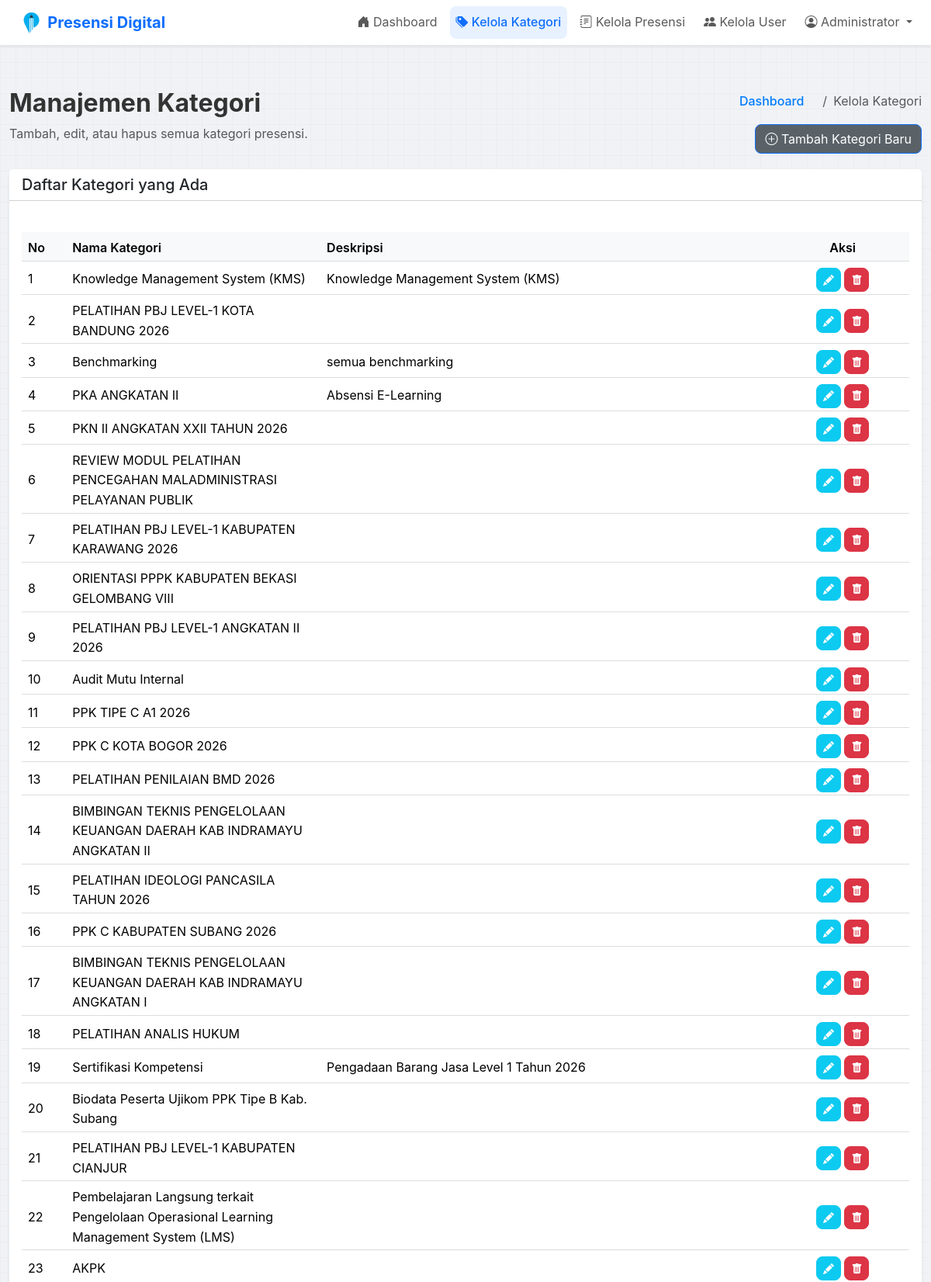
Screenshot of /kelola_kategori.php (signed in, upper part) with the database file from the repository.
### tables this page shows
CREATE TABLE `kategori` (
  `id` int NOT NULL AUTO_INCREMENT,
  `user_id` int NOT NULL,
  `nama_kategori` varchar(255) NOT NULL,
  `deskripsi` text,
  `created_at` timestamp NOT NULL DEFAULT CURRENT_TIMESTAMP,
  PRIMARY KEY (`id`),
  KEY `user_id` (`user_id`),
  CONSTRAINT `kategori_ibfk_1` FOREIGN KEY (`user_id`) REFERENCES `users` (`id`) ON DELETE CASCADE
);

### kelola_kategori.php (the view, shortened to what this page needs)
<?php
require_once 'config.php';
$user_id_session = $_SESSION['user_id'];
$user_role_session = $_SESSION['role'];
include 'header.php';
?>
<div class="d-flex justify-content-between align-items-center mb-3">
    <div>
        <h1 class="h2 fw-bold">Manajemen Kategori</h1>
        <p class="text-muted">Tambah, edit, atau hapus semua kategori presensi.</p>
    </div>
    <div>
        <nav style="--bs-breadcrumb-divider: '/';" aria-label="breadcrumb">
            <ol class="breadcrumb"><li class="breadcrumb-item"><a href="index.php">Dashboard</a></li><li class="breadcrumb-item active" aria-current="page">Kelola Kategori</li></ol>
        </nav>
        <button type="button" class="btn btn-primary float-end" data-bs-toggle="modal" data-bs-target="#kategoriModal">
            <i class="bi bi-plus-circle"></i> Tambah Kategori Baru
        </button>
    </div>
</div>
<div class="card shadow-sm">
    <div class="card-header bg-white">
        <h5 class="mb-0">Daftar Kategori yang Ada</h5>
    </div>
    <div class="card-body">
        <div class="table-responsive">
            <table class="table table-hover table-rapat align-middle">
                <thead class="table-light">
                    <tr>
                        <th style="width: 5%;">No</th>
                        <th>Nama Kategori</th>
                        <th>Deskripsi</th>
                        <th class="text-center" style="width: 15%;">Aksi</th>
                    </tr>
                </thead>
                <tbody>
                    <?php
                    $no = 1;
                    if ($user_role_session == 'admin') {
                        $sql = "SELECT * FROM kategori ORDER BY id DESC";
                        $stmt = $conn->prepare($sql);
                    } else {
                        $sql = "SELECT * FROM kategori WHERE user_id = ? ORDER BY id DESC";
                        $stmt = $conn->prepare($sql);
                        $stmt->bind_param("i", $user_id_session);
                    }
                    $stmt->execute();
                    $result = $stmt->get_result();
                    while ($row = $result->fetch_assoc()):
                    ?>
                    <tr>
                        <td><?php echo $no++; ?></td>
                        <td><?php echo htmlspecialchars($row['nama_kategori']); ?></td>
                        <td><?php echo htmlspecialchars($row['deskripsi']); ?></td>
                        <td class="text-center">
                            <a href="kelola_kategori.php?edit=<?php echo $row['id']; ?>" class="btn btn-info btn-sm text-white" title="Edit"><i class="bi bi-pencil-fill"></i></a>
                            <a href="kelola_kategori.php?hapus=<?php echo $row['id']; ?>" class="btn btn-danger btn-sm" onclick="return confirm('Yakin ingin menghapus kategori ini?')" title="Hapus"><i class="bi bi-trash-fill"></i></a>
                        </td>
                    </tr>
                    <?php endwhile; $stmt->close(); ?>
                </tbody>
            </table>
        </div>
    </div>
</div>
<?php include 'footer.php'; ?>

### assets/css/style.css (style rules this page uses)
body { font-family: -apple-system, BlinkMacSystemFont, "Segoe UI", Roboto, Helvetica, Arial, sans-serif; line-height: 1.6; background-color: #f4f7f6; margin: 0; color: #333; }
nav { display: flex; justify-content: space-between; align-items: center; }
nav a { color: #007bff; text-decoration: none; font-weight: 500; padding: 0.5rem 1rem; border-radius: 5px; }
table { width: 100%; border-collapse: collapse; margin-top: 1.5rem; background-color: #fff; box-shadow: 0 2px 4px rgba(0,0,0,0.05); }
th, td { padding: 12px 15px; text-align: left; border-bottom: 1px solid #ddd; }
thead th { background-color: #f8f9fa; font-weight: 600; }
button, input[type="submit"] { background-color: #87CEFA; color: white; padding: 10px 20px; border: none; border-radius: 4px; cursor: pointer; font-size: 1rem; }
button[type="button"] { background-color: #5a6268 ; }
a { color: #007bff; }
h1, h2, h3 { color: #343a40; }
body { background-color: #f8f9fa; background-image: linear-gradient(rgba(0, 0, 0, 0.02) 1px, transparent 1px), linear-gradient(90deg, rgba(0, 0, 0, 0.02) 1px, transparent 1px); background-size: 20px 20px; }
.card { border: none; border-radius: 0.75rem; }
.btn { border-radius: 0.5rem; }
.table-responsive { border-radius: 0.75rem; }
.table-rapat td, .table-rapat th { padding-top: 0.5rem; padding-bottom: 0.2rem; }
body { background-color: #f0f2f5; }

### rows the page displays
kategori: nama_kategori "Knowledge Management System (KMS)", deskripsi "Knowledge Management System (KMS)"
kategori: nama_kategori "PELATIHAN PBJ LEVEL-1 KOTA BANDUNG 2026"
kategori: nama_kategori "Benchmarking", deskripsi "semua benchmarking"
kategori: nama_kategori "PKA ANGKATAN II", deskripsi "Absensi E-Learning"
kategori: nama_kategori "PKN II ANGKATAN XXII TAHUN 2026"
kategori: nama_kategori "REVIEW MODUL PELATIHAN PENCEGAHAN MALADMINISTRASI PELAYANAN PUBLIK"
kategori: nama_kategori "PELATIHAN PBJ LEVEL-1 KABUPATEN KARAWANG 2026"
kategori: nama_kategori "ORIENTASI PPPK KABUPATEN BEKASI GELOMBANG VIII"
kategori: nama_kategori "PELATIHAN PBJ LEVEL-1 ANGKATAN II 2026"
kategori: nama_kategori "Audit Mutu Internal"
kategori: nama_kategori "PPK TIPE C A1 2026"
kategori: nama_kategori "PPK C KOTA BOGOR 2026"
kategori: nama_kategori "PELATIHAN PENILAIAN BMD 2026"
kategori: nama_kategori "BIMBINGAN TEKNIS PENGELOLAAN KEUANGAN DAERAH KAB INDRAMAYU ANGKATAN II"
kategori: nama_kategori "PELATIHAN IDEOLOGI PANCASILA TAHUN 2026"
kategori: nama_kategori "PPK C KABUPATEN SUBANG 2026"
kategori: nama_kategori "BIMBINGAN TEKNIS PENGELOLAAN KEUANGAN DAERAH KAB INDRAMAYU ANGKATAN I"
kategori: nama_kategori "PELATIHAN ANALIS HUKUM"
kategori: nama_kategori "Sertifikasi Kompetensi", deskripsi "Pengadaan Barang Jasa Level 1 Tahun 2026"
kategori: nama_kategori "Biodata Peserta Ujikom PPK Tipe B Kab. Subang"
kategori: nama_kategori "PELATIHAN PBJ LEVEL-1 KABUPATEN CIANJUR"
kategori: nama_kategori "Pembelajaran Langsung terkait Pengelolaan Operasional Learning Management System (LMS)"
kategori: nama_kategori "AKPK"

### other values shown
$_SESSION['nama_lengkap'] "Administrator"
